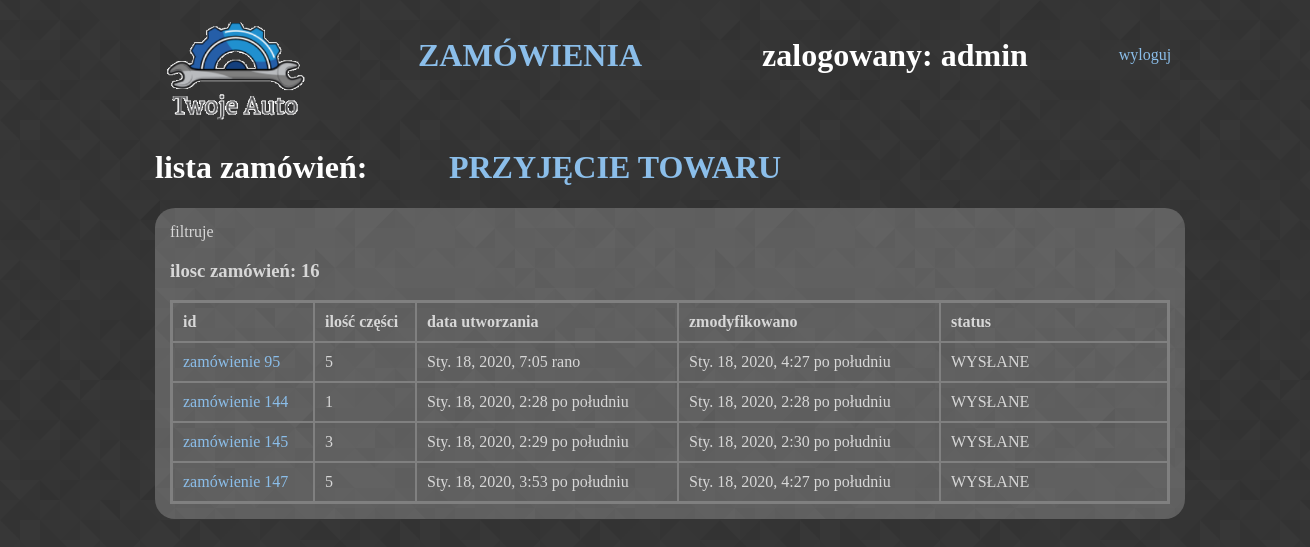
Page /magazyn (signed in) on the earlier database version.
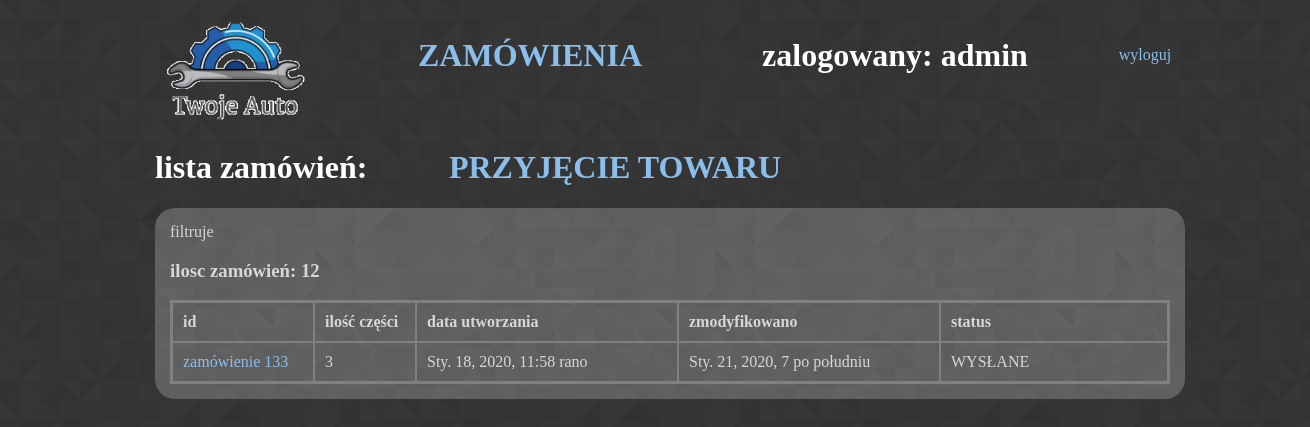
Same page on the later database version.
### koszyk/models.py (models this page shows)
class Cart(models.Model):
    products = models.ManyToManyField(Produkty, blank=True)
    total = models.DecimalField(max_digits=10, decimal_places=2, null=True, blank=True,default=0)
    Statusy = models.TextChoices('Statusy', 'NOWE ZAPISANE WYSŁANE GOTOWE BRAK_MOŻLIWOŚCI_REALIZACJI ZREALIZOWANE ARCHIWALNE')
    Statusy_m = models.TextChoices('Statusy_m','WYSŁANE GOTOWE BRAK_MOŻLIWOŚCI_REALIZACJI')
    status = models.CharField(default='NOWE', blank=0, choices=Statusy.choices, max_length=30)
    created_at = models.DateTimeField(auto_now_add=True)
    updated_at = models.DateTimeField(auto_now=True)
    class Meta:
        verbose_name = "Zamówienie"
        verbose_name_plural = "Zamówienia"

### koszyk/views.py (the view)
# urls.py: path('magazyn', magazyn, name='magazyn'),
def magazyn(request):
    czy_sprzedawca = request.user.groups.filter(name='Sprzedawca').exists()
    if czy_sprzedawca: #request.user.groups.filter(name='Sprzedawca').exists():
        status_filtr = Cart.objects.all()
    else:
        status_filtr = Cart.objects.filter(status__iexact="WYSŁANE")
    form_f = Status_f(request.POST or None)
    all_carts = Cart.objects.all()
    last_cart = Cart.objects.last()
    count_carts = Cart.objects.count()
    context = {"czy_sprzedawca": czy_sprzedawca, "all_carts": all_carts,
               "last_cart": last_cart, 'count_carts': count_carts,
               "status_filtr": status_filtr, "form_f": form_f}
    template = "cart/carts.html"
    return render(request, template, context)

### produkty/templates/cart/carts.html (shortened to what this page needs)
{% extends 'cart/baza_magazyn.html' %}
{% block content %}
<div id = "content">
    {% if status_filtr %}
    filtruje
    {% else %}
    nie filtruje
    {% endif %}
        {% if all_carts %}
        <h3>ilosc zamówień: {{ count_carts }}</h3>
        <table style="width:100%">
        <tr>
            <th style="width:120px">id</th>
            <th style="width:80px">ilość części</th>
            <th style="width:240px">data utworzania</th>
            <th style="width:240px">zmodyfikowano</th>
            <th>
                {% if czy_sprzedawca %}
                <form label="" method="POST" action="filtruj"> {% csrf_token %}
                    {{ form_f.as_p }}
                </form>
                {% else %}
                status
                {% endif %}
            </th>
        </tr>
    {% for c in status_filtr %}
        <tr>
            <td><a href= " {% url 'cart_nr' c.id  %} " >zamówienie {{c.id}}</a></td>
            <td>{{ c.products.count }}</td>
            <td>{{ c.created_at }}</td>
            <td>{{ c.updated_at }}</td>
            <td>{{ c.status }}</td>
        </tr>
    {% endfor %}
    </table>
        {% else %}
        <h2>brak zamówień</h2>
        {% endif %}
</div>
{% endblock %}

Differences in the rows shown:
no longer on this page (row edited): Cart: id "95", products.count "5", created_at "Sty. 18, 2020, 7:05 rano", updated_at "Sty. 18, 2020, 4:27 po południu", status "WYSŁANE"
no longer on this page (row edited): Cart: id "144", products.count "1", created_at "Sty. 18, 2020, 2:28 po południu", updated_at "Sty. 18, 2020, 2:28 po południu", status "WYSŁANE"
no longer on this page (row edited): Cart: id "145", products.count "3", created_at "Sty. 18, 2020, 2:29 po południu", updated_at "Sty. 18, 2020, 2:30 po południu", status "WYSŁANE"
no longer on this page (row edited): Cart: id "147", products.count "5", created_at "Sty. 18, 2020, 3:53 po południu", updated_at "Sty. 18, 2020, 4:27 po południu", status "WYSŁANE"
now on this page (row edited): Cart: id "133", products.count "3", created_at "Sty. 18, 2020, 11:58 rano", updated_at "Sty. 21, 2020, 7 po południu", status "WYSŁANE"
Other differences:
{{ count_carts }}: "16" → "12"
